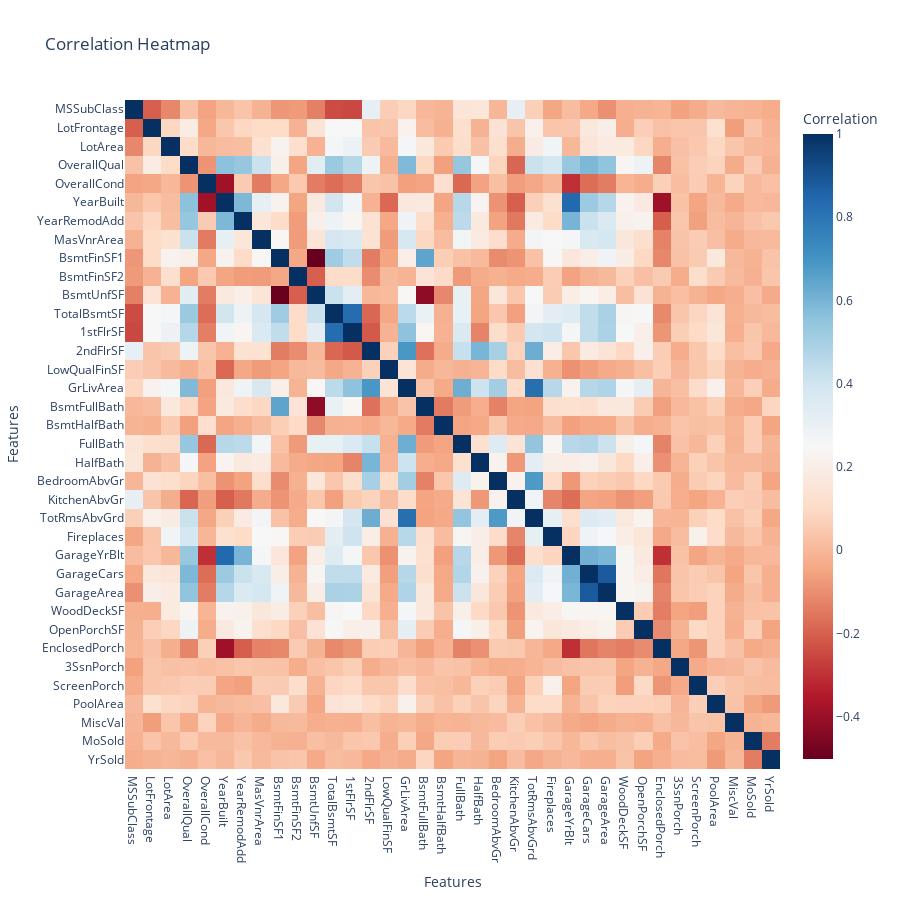

The code cell stored with this chart in its notebook:
### Markdown cell above
Let's discover the reationships between numerical features using an interactive heatmap:

### Code cell
from functions import heat_map

heat_map(X_train, numerical_features)

### Figure 1 — Plotly figure (JSON) as saved in the notebook; plotly's stock layout.template omitted (floating-point values rounded to 4 significant figures; data arrays with more than 128 entries replaced by an {"elided": "..."} marker saying what was removed)
{"data": [{"coloraxis": "coloraxis", "hovertemplate": "Features: %{x}<br>Features: %{y}<br>Correlation: %{z}<extra></extra>", "name": "0", "type": "heatmap", "x": ["MSSubClass", "LotFrontage", "LotArea", "OverallQual", "OverallCond", "YearBuilt", "YearRemodAdd", "MasVnrArea", "BsmtFinSF1", "BsmtFinSF2", "BsmtUnfSF", "TotalBsmtSF", "1stFlrSF", "2ndFlrSF", "LowQualFinSF", "GrLivArea", "BsmtFullBath", "BsmtHalfBath", "FullBath", "HalfBath", "BedroomAbvGr", "KitchenAbvGr", "TotRmsAbvGrd", "Fireplaces", "GarageYrBlt", "GarageCars", "GarageArea", "WoodDeckSF", "OpenPorchSF", "EnclosedPorch", "3SsnPorch", "ScreenPorch", "PoolArea", "MiscVal", "MoSold", "YrSold"], "xaxis": "x", "y": ["MSSubClass", "LotFrontage", "LotArea", "OverallQual", "OverallCond", "YearBuilt", "YearRemodAdd", "MasVnrArea", "BsmtFinSF1", "BsmtFinSF2", "BsmtUnfSF", "TotalBsmtSF", "1stFlrSF", "2ndFlrSF", "LowQualFinSF", "GrLivArea", "BsmtFullBath", "BsmtHalfBath", "FullBath", "HalfBath", "BedroomAbvGr", "KitchenAbvGr", "TotRmsAbvGrd", "Fireplaces", "GarageYrBlt", "GarageCars", "GarageArea", "WoodDeckSF", "OpenPorchSF", "EnclosedPorch", "3SsnPorch", "ScreenPorch", "PoolArea", "MiscVal", "MoSold", "YrSold"], "yaxis": "y", "z": {"elided": "36x36 float values"}}], "layout": {"coloraxis": {"colorbar": {"title": {"text": "Correlation"}}, "colorscale": [[0, "rgb(103,0,31)"], [0.1, "rgb(178,24,43)"], [0.2, "rgb(214,96,77)"], [0.3, "rgb(244,165,130)"], [0.4, "rgb(253,219,199)"], [0.5, "rgb(247,247,247)"], [0.6, "rgb(209,229,240)"], [0.7, "rgb(146,197,222)"], [0.8, "rgb(67,147,195)"], [0.9, "rgb(33,102,172)"], [1, "rgb(5,48,97)"]]}, "height": 900, "title": {"text": "Correlation Heatmap"}, "width": 900, "xaxis": {"anchor": "y", "domain": [0, 1], "title": {"text": "Features"}}, "yaxis": {"anchor": "x", "autorange": "reversed", "domain": [0, 1], "title": {"text": "Features"}}}}
